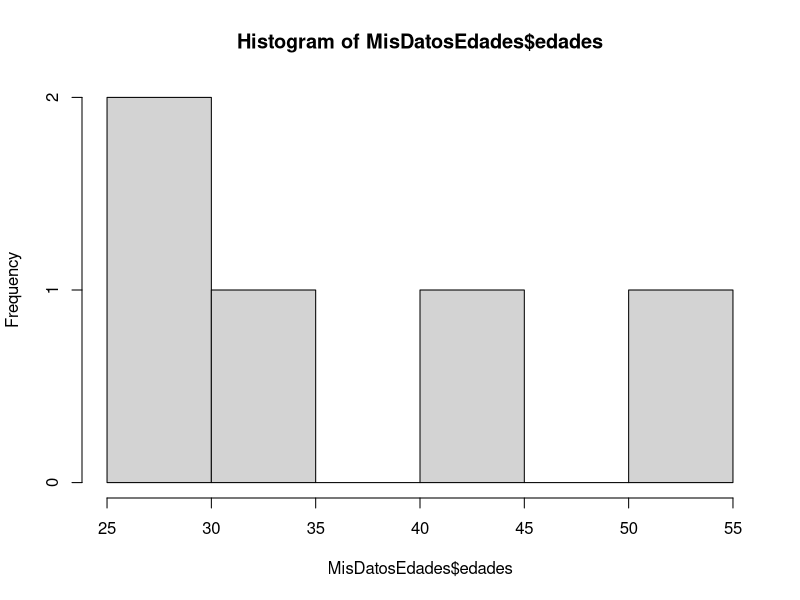

Write R code to recreate this figure.
## ---- chunk 1
## Nombres y profesiones 
nombres <- c("matías", "maite", "francisco", "magalí", "paula")

## ---- chunk 2
profesiones <- c("profesor", "arquitecta", "dentista", "maestra", "cocinera")
## ---- chunk 3
edades <- c(25, 28, 34, 42, 53)
## ---- chunk 4
MisDatosProfesiones <- data.frame(nombres, profesiones)
print(MisDatosProfesiones)
## ---- chunk 5
MisDatosEdades <- data.frame(nombres, edades)
print(MisDatosEdades)
## ---- chunk 6
hist(MisDatosEdades$edades)
